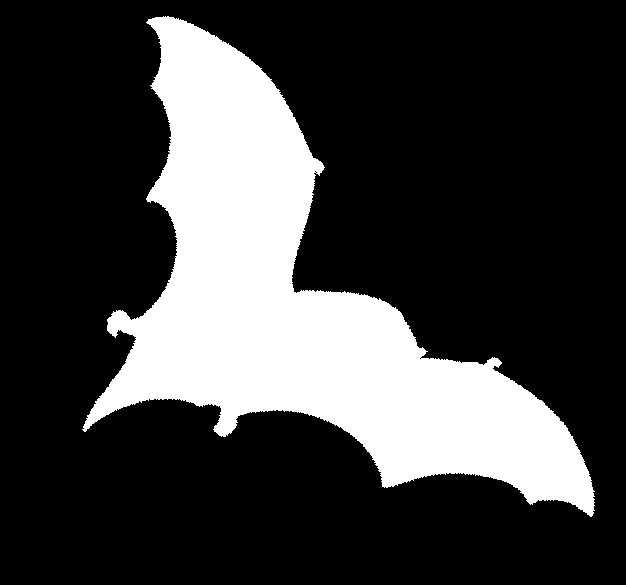
#> input picture 06_Contours in OpenCV/3.png, 626 x 585 px
$ python '06_Contour Approximation.py'
#> lines starting #> are read from the running program, lines starting #| are printed output that depends on the picture; after the words box and inside, x2 and y2 are one past the last pixel; in counts of white or black regions, pixels touching at a corner belong together
######################################################
#  CREATE BY Thiraphong Thiangphadung                #
#  เลขประจำตัว 593684 แผนก หทปอ-ห. ฝ่าย อปอ.          #
#  lesson6 Cotours                                   #
######################################################
import cv2
import numpy as np
from matplotlib import pyplot as plt

img = cv2.imread('3.png')
#> img is the input picture: shape (585, 626, 3); 24.5% white; 1 white region, box (x1, y1, x2, y2) and area: (82, 16, 595, 517) 89600
img1 = img.copy()
img2 = img.copy()
img3 = img.copy()

imgray = cv2.cvtColor(img,cv2.COLOR_BGR2GRAY)
#> imgray: shape (585, 626); 24.5% white; 1 white region
ret, thresh = cv2.threshold(imgray,127,255,0)

contours, hierachy = cv2.findContours(thresh, cv2.RETR_TREE,cv2.CHAIN_APPROX_SIMPLE)
#> contours = 4 contours, 3 with area under 20; largest, box (x1, y1, x2, y2) and area: (82, 16, 595, 517) 88622

cnt = contours[0]
#> cnt = contour of 1449 points, box (x1, y1, x2, y2) (82, 16, 595, 517), area 88622


epsilon1 = 0.01*cv2.arcLength(cnt, True)
#> epsilon1 = 24.1
epsilon2 = 0.1*cv2.arcLength(cnt, True)
#> epsilon2 = 241
epsilon3 = 0.001*cv2.arcLength(cnt, True)
#> epsilon3 = 2.41

approx1 = cv2.approxPolyDP(cnt, epsilon1, True)
#> approx1 = contour of 17 points, box (x1, y1, x2, y2) (82, 19, 592, 517), area 91194
approx2 = cv2.approxPolyDP(cnt, epsilon2, True)
#> approx2 = [[148, 19], [82, 429], [591, 516]]
approx3 = cv2.approxPolyDP(cnt, epsilon3, True)
#> approx3 = contour of 81 points, box (x1, y1, x2, y2) (82, 16, 595, 517), area 88560

cv2.drawContours(img, [cnt],0,(0,255,0),3)
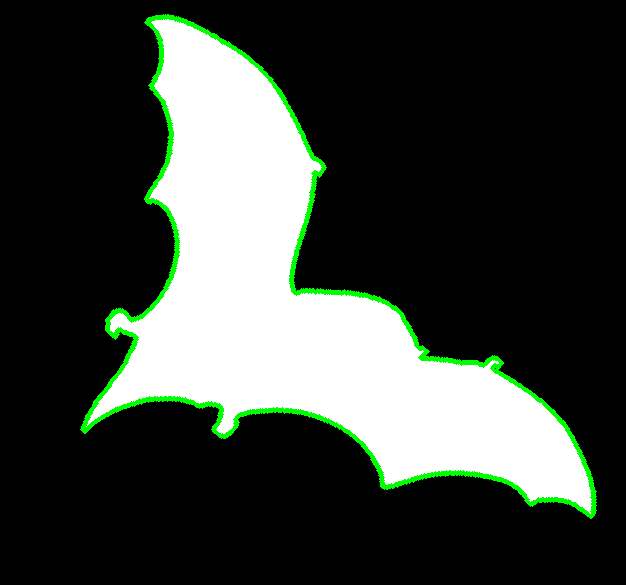
#> img: shape (585, 626, 3); 2.57% of pixels changed, all inside (x1, y1, x2, y2) = (80, 14, 597, 519)
cv2.drawContours(img1, [approx1], 0,(0,255,0), 3) # line
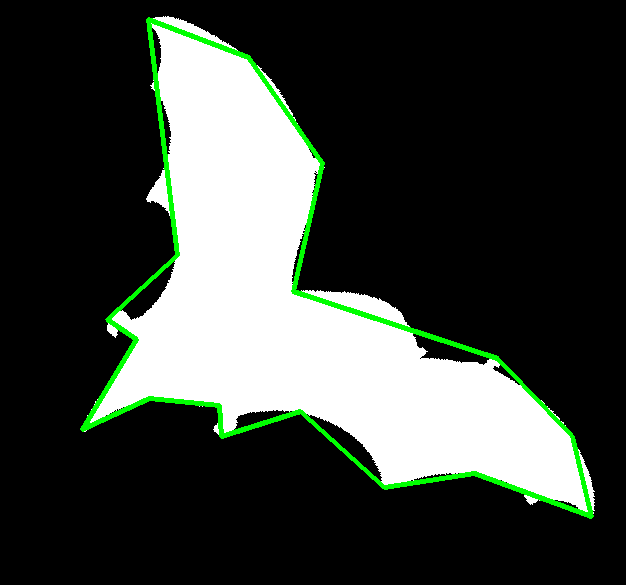
#> img1: shape (585, 626, 3); 2.42% of pixels changed, all inside (x1, y1, x2, y2) = (80, 17, 594, 519)
cv2.drawContours(img2, [approx2], 0,(0,255,0), 3) # line
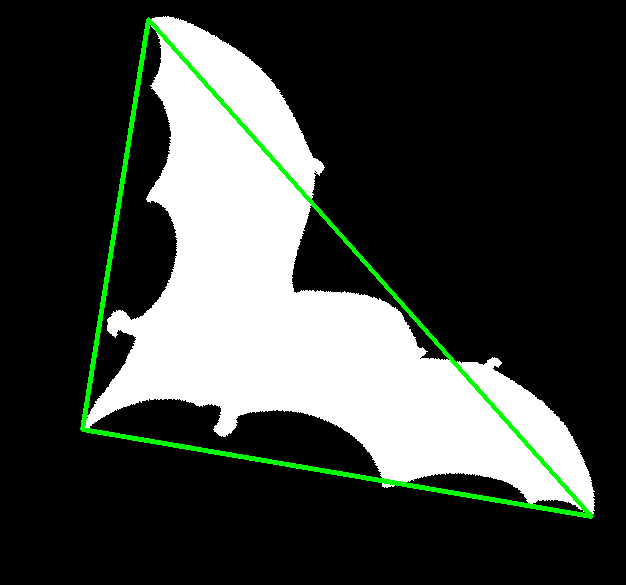
#> img2: shape (585, 626, 3); 2.02% of pixels changed, all inside (x1, y1, x2, y2) = (80, 17, 594, 519)
cv2.drawContours(img3, approx3, -1, (0, 255, 0), 5)  # points
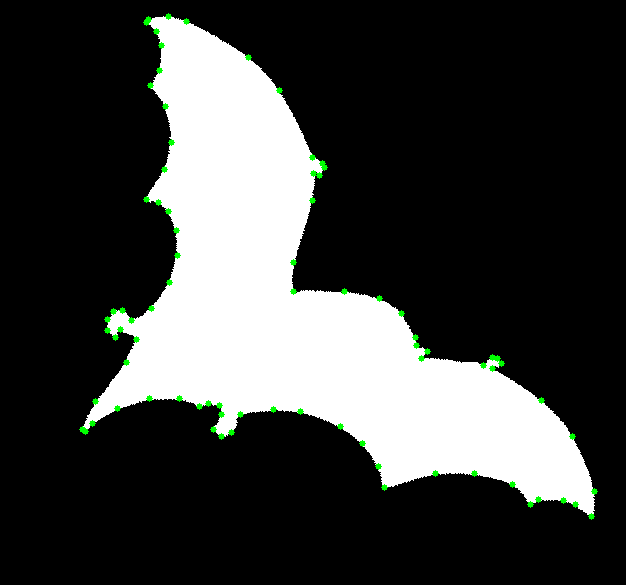
#> img3: shape (585, 626, 3); 0.64% of pixels changed, all inside (x1, y1, x2, y2) = (79, 13, 598, 520)

titles = ['Original', '1%', '10%','points']
images = [img, img1, img2, img3]

for i in range(4):
    plt.subplot(1,4,i+1), plt.title(titles[i]), plt.imshow(images[i])
    plt.xticks([]), plt.yticks([])

plt.show()

$ run again, with 06_Contours in OpenCV/balls.png copied over 06_Contours in OpenCV/3.png
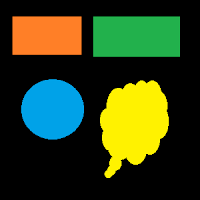
#> input picture 06_Contours in OpenCV/balls.png, 200 x 200 px
#> img is the input picture: shape (200, 200, 3); mean B, G, R 26.5, 63.9, 49.3
#> `ret, thresh = cv2.threshold(imgray,127,255,0)`:
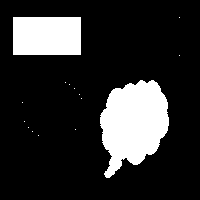
#> thresh: shape (200, 200); 18% white; 15 white regions (13 under 20 px)
#> contours = 15 contours, 13 with area under 20; largest, box (x1, y1, x2, y2) and area: (100, 80, 169, 178) 4466, (13, 17, 81, 55) 2479
#> cnt = [[38, 135]]
#> epsilon1 = 0
#> approx1 = [[38, 135]]
#> img: shape (200, 200, 3); 0.03% of pixels changed, all inside (x1, y1, x2, y2) = (36, 133, 41, 138)
#> img3: shape (200, 200, 3); 0.07% of pixels changed, all inside (x1, y1, x2, y2) = (35, 132, 42, 139)
#> `plt.show()`:
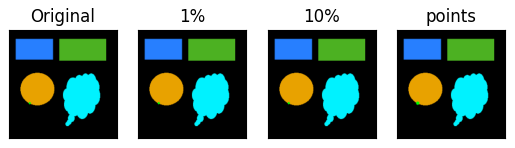
#> figure drawn by matplotlib, 4 panels; B, G, R data is drawn as R, G, B
